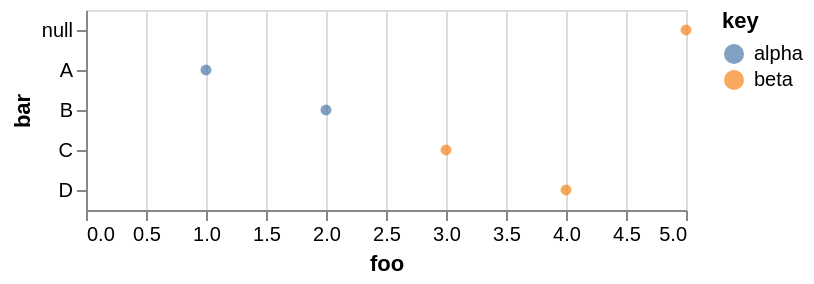

Vega-Lite specification stored for this chart:
### Vega-Lite specification from a JSON file in a GitHub repository (floating-point values rounded to 4 significant figures)
{"$schema": "https://vega.github.io/schema/vega-lite/v5.json", "data": {"values": [{"key": "alpha", "foo": [1, 2], "bar": ["A", "B"]}, {"key": "beta", "foo": [3, 4, 5], "bar": ["C", "D"]}]}, "transform": [{"flatten": ["foo", "bar"]}], "mark": "circle", "encoding": {"x": {"field": "foo", "type": "quantitative"}, "y": {"field": "bar", "type": "nominal"}, "color": {"field": "key", "type": "nominal"}}}
